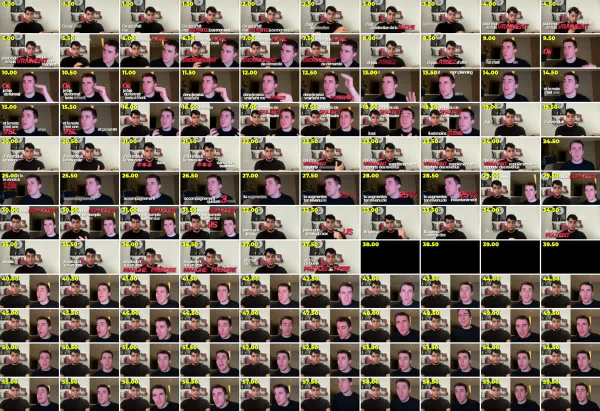
#> input picture style/interview-v1/refs/ref1_minute1.jpg, 1200 x 822 px (shown at 1/2 size)
$ python -i photos9.py   (imports and definitions only)
#> lines starting #> are read from the running program, lines starting #| are printed output that depends on the picture; after the words box and inside, x2 and y2 are one past the last pixel; in counts of white or black regions, pixels touching at a corner belong together
"""Défilé de SES photos 9:16 (règle 19/11) : fond noir, chaque photo dans son format, en petit (pas d'agrandissement),
glissement façon pellicule depuis la droite + clic d'appareil photo à chaque photo, léger Ken Burns.
render(files, dur, out) -> temps des clics (s depuis le début)."""
import subprocess
from PIL import Image, ImageOps, ImageDraw, ImageFilter
W, H, FPS = 1080, 1920, 30
ease = lambda u: 1 - (1 - min(max(u, 0), 1)) ** 4


def load(f):
    im = ImageOps.exif_transpose(Image.open(f)).convert("RGB"); im.thumbnail((860, 1180), Image.LANCZOS)
#> in load, im is the input picture: PIL image 1200x822 RGB; mean R, G, B 118.5, 105.5, 95.2
#> after `im.thumbnail((860, 1180), Image.LANCZOS)`:
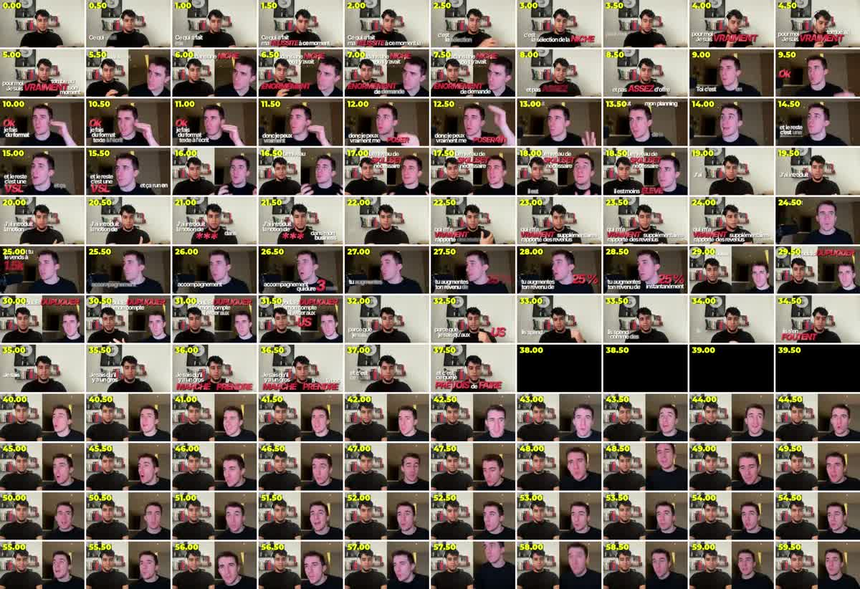
#> im: PIL image 860x589 RGB; mean R, G, B 118.4, 105.5, 95.2
    m = Image.new("L", im.size, 0); ImageDraw.Draw(m).rounded_rectangle((0, 0, im.width - 1, im.height - 1), 22, fill=255)
#> after `m = Image.new('L', im.size, 0)`: m: PIL image 860x589 L; every value is 0
#> after `ImageDraw.Draw(m).rounded_rectangle((0, 0, im.width - 1, im.height - 1`:
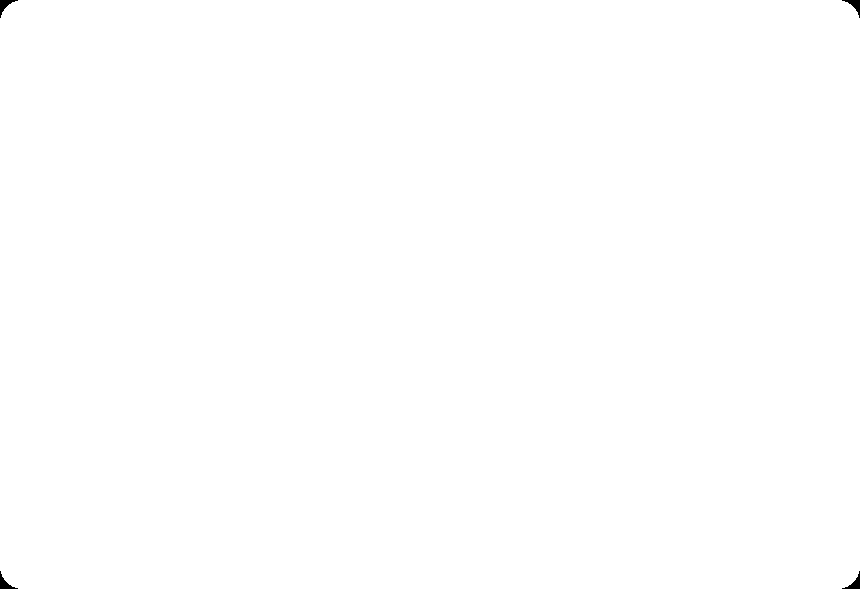
#> m: PIL image 860x589 L; 99.9% white; 4 black regions, box (x1, y1, x2, y2) and area: (0, 0, 18, 18) 111, (842, 0, 860, 18) 111, (0, 571, 18, 589) 111, (842, 571, 860, 589) 111
    im = im.convert("RGBA"); im.putalpha(m)
    sh = Image.new("RGBA", (im.width + 120, im.height + 120), (0, 0, 0, 0))
#> sh: PIL image 980x709 RGBA; every value is 0
    sm = Image.new("L", sh.size, 0); sm.paste(m, (60, 80)); sh.putalpha(sm.filter(ImageFilter.GaussianBlur(28)).point(lambda v: v * 0.7))
#> after `sm = Image.new('L', sh.size, 0)`: sm: PIL image 980x709 L; every value is 0
#> after `sm.paste(m, (60, 80))`:
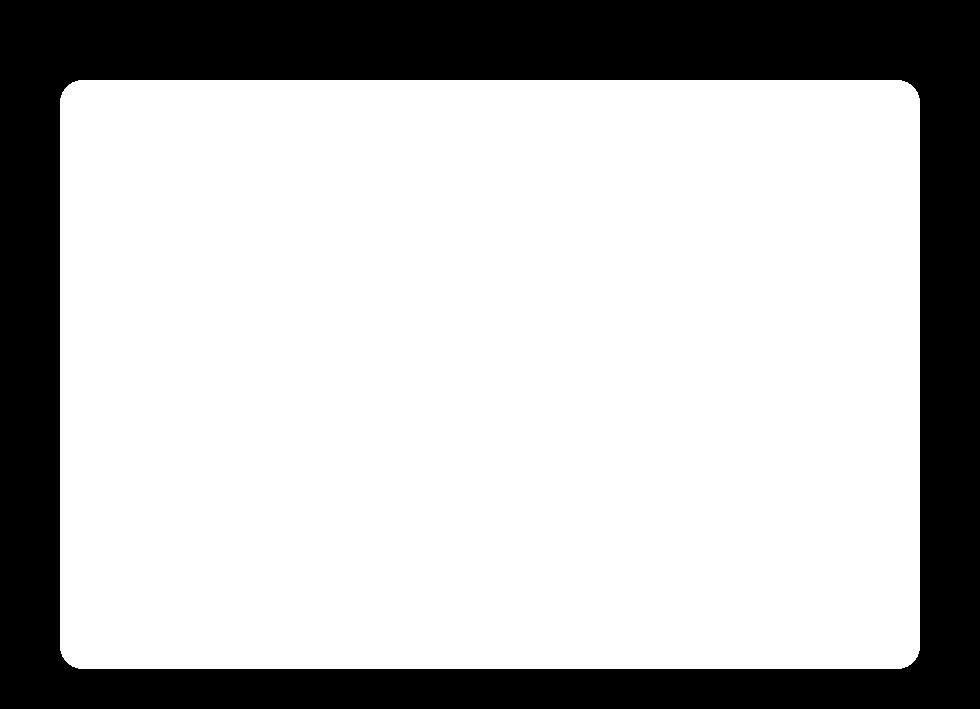
#> sm: PIL image 980x709 L; 72.8% white; 1 black region, box (x1, y1, x2, y2) and area: (0, 0, 980, 709) 188724
#> after `sh.putalpha(sm.filter(ImageFilter.GaussianBlur(28)).point(lambda v: v `:
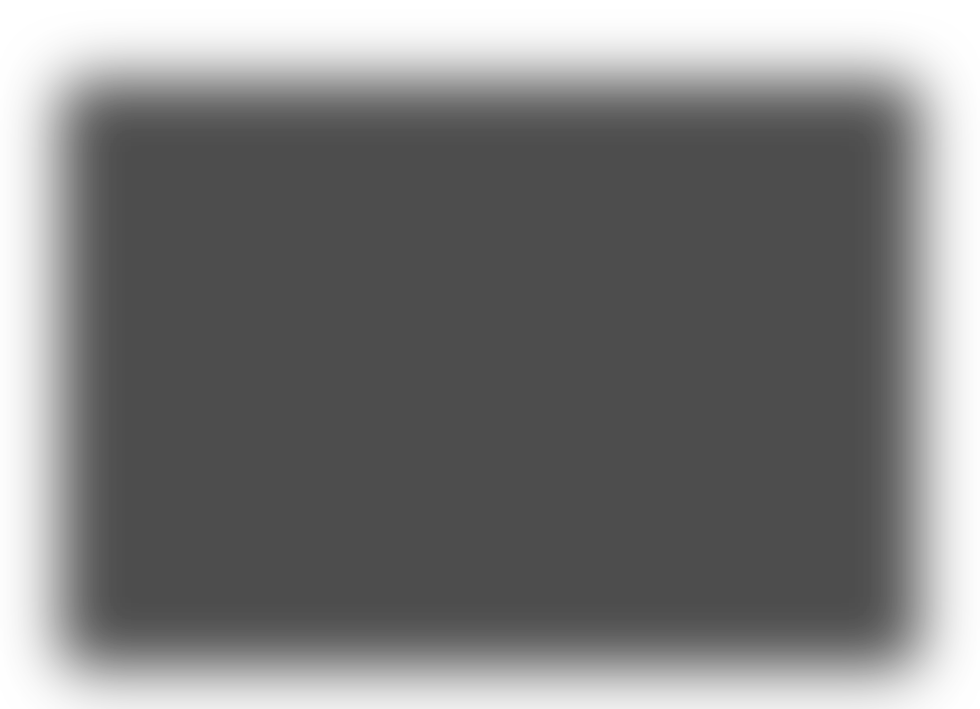
#> sh: PIL image 980x709 RGBA; mean R, G, B, A 0, 0, 0, 129.6; transparent parts drawn white
    return im, sh


def render(files, dur, out):
    ph = [load(f) for f in files]; dn = dur / len(ph); clicks = [i * dn for i in range(len(ph))]
    p = subprocess.Popen(["ffmpeg", "-v", "error", "-y", "-f", "rawvideo", "-pix_fmt", "rgba", "-s", f"{W}x{H}", "-r", str(FPS),
                          "-i", "-", "-c:v", "qtrle", out], stdin=subprocess.PIPE)
    for k in range(int(dur * FPS)):
        t = k / FPS; img = Image.new("RGBA", (W, H), (0, 0, 0, 255))
        i = min(int(t / dn), len(ph) - 1); u = ease((t - clicks[i]) / 0.45)
        if i > 0 and u < 1:  # la précédente recule et s'éteint
            im, sh = ph[i - 1]; a = 1 - u
            q = im.copy(); q.putalpha(q.getchannel("A").point(lambda v: int(v * a)))
            img.alpha_composite(q, (int((W - im.width) / 2 - 500 * u), int((H - im.height) / 2 - 60)))
        im, sh = ph[i]
        z = 1 + 0.04 * (t - clicks[i]) / dn
        q = im.resize((int(im.width * z), int(im.height * z)), Image.BILINEAR)
        x = (W - q.width) / 2 + 700 * (1 - u); y = (H - q.height) / 2 - 60
        img.alpha_composite(sh.resize((q.width + 120, q.height + 120)), (int(x - 60), int(y - 60)))
        img.alpha_composite(q, (int(x), int(y)))
        a = min(1, t / 0.15, (dur - t) / 0.2)
        if a < 1: img.putalpha(img.getchannel("A").point(lambda v: int(v * max(a, 0))))
        p.stdin.write(img.tobytes())
    p.stdin.close(); p.wait()
    return clicks


def click_wav(path):  # déclic d'obturateur synthétique, 90 ms
    import numpy as np, wave
    sr = 48000; n = int(0.09 * sr); t = np.arange(n) / sr; rng = np.random.default_rng(3)
    x = rng.uniform(-1, 1, n) * np.exp(-t * 70) * 0.5 + rng.uniform(-1, 1, n) * np.exp(-((t - 0.045) * 90) ** 2) * 0.35
    w = wave.open(path, "wb"); w.setnchannels(1); w.setsampwidth(2); w.setframerate(sr)
    w.writeframes((np.clip(x, -1, 1) * 20000).astype(np.int16).tobytes()); w.close()

>>> result = load('../../../interview-v1/refs/ref1_minute1.jpg')

$ run again, on style/interview-v1/refs/ref4_minute1.jpg
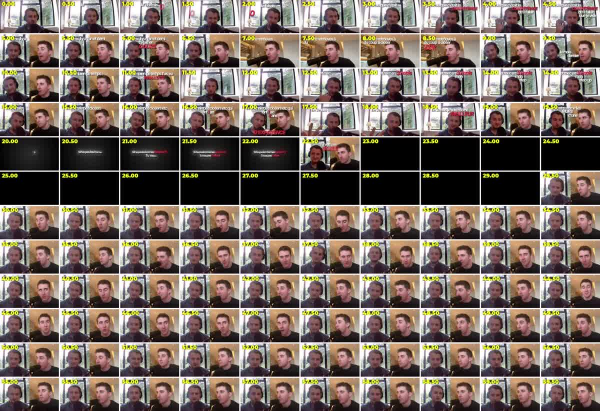
#> input picture style/interview-v1/refs/ref4_minute1.jpg, 1200 x 822 px (shown at 1/2 size)
#> in load, im is the input picture: PIL image 1200x822 RGB; mean R, G, B 120.9, 106.9, 99
#> in load, `im.thumbnail((860, 1180), Image.LANCZOS)`:
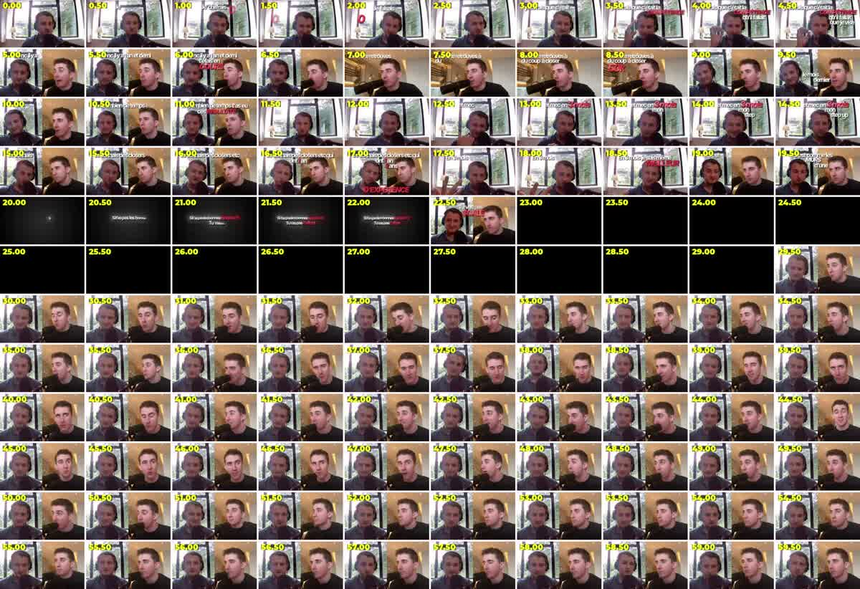
#> im: PIL image 860x589 RGB; mean R, G, B 120.8, 106.9, 99
#> m: PIL image 860x589 L; every value is 0
#> m: PIL image 860x589 L; 99.9% white; 4 black regions, box (x1, y1, x2, y2) and area: (0, 0, 18, 18) 111, (842, 0, 860, 18) 111, (0, 571, 18, 589) 111, (842, 571, 860, 589) 111
#> sm: PIL image 980x709 L; every value is 0
#> sm: PIL image 980x709 L; 72.8% white; 1 black region, box (x1, y1, x2, y2) and area: (0, 0, 980, 709) 188724
